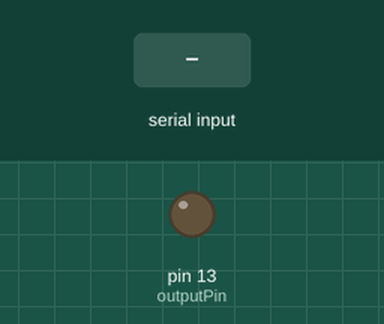
Simulated run of this sketch. Board: Arduino Uno, built with avr-gcc and run on an emulated ATmega328P. Parts: output pins drawn as LEDs (lit = HIGH). The test bench sets the inputs (shaded band).

Above: at 1.2 s.
1.3 s: byte 1 (0x01) received over Serial
At 2.3 s:
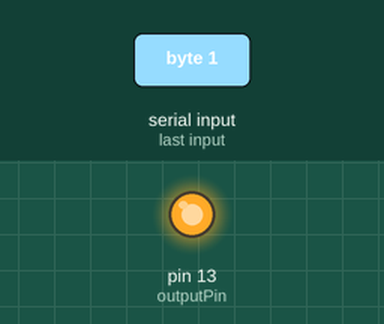
Timing chart, 0 to 4.3 s (numbered marks = the images above; inputs shaded):
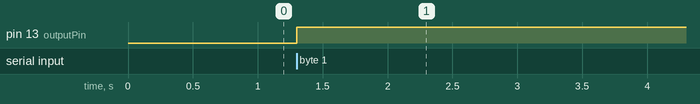

Measured:
- after the input at 1.3 s, pin 13 (outputPin): LOW → HIGH at once

The sketch:

recive.ino
```cpp
const int outputPin = 13;

void setup()
{
  pinMode(outputPin, OUTPUT);
  Serial.begin(9600);
}

void loop()
{
  if (Serial.available() > 0) {
    int incomingByte = Serial.read();

    if (incomingByte == 0x01) {
      digitalWrite(outputPin, HIGH);
    } else if (incomingByte == 0x00) {
      digitalWrite(outputPin, LOW);
    }
  }
}
```
